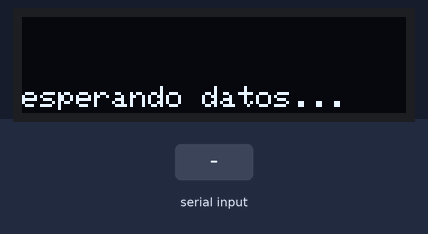
Bench run of a sketch on a simulated Arduino Uno, built for the host (arithmetic inside an expression is 32-bit, double 64-bit). Shown: 128×32 one-colour display. Inputs (shaded band) come from the test bench. No radio packets arrive unless stated; what the sketch prints to the serial monitor is not drawn.

Above: at 0.9 s.
1.0 s: "90,45\n" received over Serial
At 3.1 s:
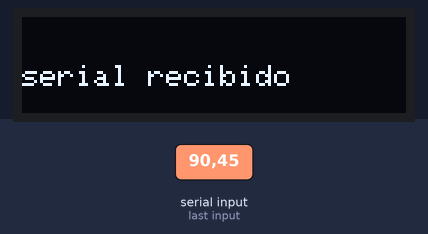
3.5 s: "30,150\n" received over Serial
At 5.9 s:
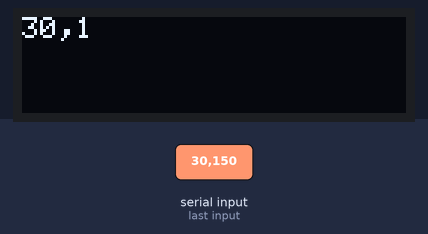
6.5 s: "0\n" received over Serial
At 8.3 s:
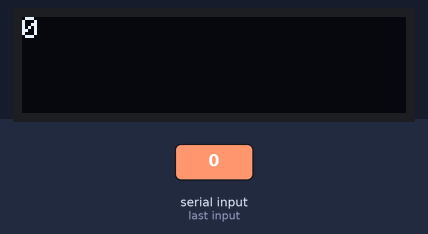
Timing chart, 0 to 9.8 s (numbered marks = the images above; inputs shaded):
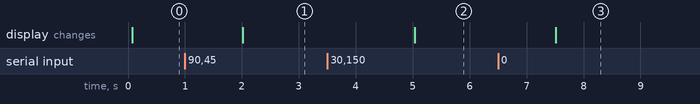

Measured:
- after the input at 1.0 s, the display: changes after 1.0 s (image 1)
- after the input at 3.5 s, the display: changes after 1.5 s (image 2)
- after the input at 6.5 s, the display: changes after 1.0 s (image 3)

The sketch:

Reciever_encoder.ino
```cpp
#include <Adafruit_SSD1306.h>
#include <SPI.h>
#include <LoRa.h>
#include <Wire.h>
//########################### OLED ##############################
#define SCREEN_WIDTH 128
#define SCREEN_HEIGHT 32
#define OLED_RESET     -1
#define SCREEN_ADDRESS 0x3C
Adafruit_SSD1306 display(SCREEN_WIDTH, SCREEN_HEIGHT, &Wire, OLED_RESET);
//###############################################################
#define SCK     5
#define MISO    19
#define MOSI    27
#define SS      18
#define RST     23
#define DI0     26
#define BAND    868E6
unsigned long previousMillis = 0;  // Tiempo entre paquetes
unsigned long lastOledUpdate = 0;  // Control de actualización OLED
//unsigned long lastPrintMillis = 0;  // Control de impresión en Serial Monitor
uint8_t receivedData[7] = {0};  // Buffer para datos del paquete
uint8_t batteryLevel = 0;
uint8_t batteryLevelAnt = 0;
long leftEncoderTicks = 0;
long leftEncoderTicksAnt = 0;
int indexQuestion = 0;
float encoderRatio = 0.0;
int encoderType = 0;
char runCommandInit[4] = {0};
char runCommand[5] = {0};

void setup() {
  Serial.begin(115200);
  while (!Serial);
  Serial.println("LoRa Receiver Optimized");
  SPI.begin(SCK, MISO, MOSI, SS);
  LoRa.setPins(SS, RST, DI0);
  if (!LoRa.begin(BAND)) {
    Serial.println("Starting LoRa failed!");
    while (1);
  }
  LoRa.setFrequency(902000000); // Configura a 902 MHz

  LoRa.receive();
  if (!display.begin(SSD1306_SWITCHCAPVCC, SCREEN_ADDRESS)) {
    Serial.println("SSD1306 allocation failed");
    for (;;);
  }

  display.clearDisplay();
  display.display();
  Serial.println("Esperando datos por Serial...");
  String run_odometro_radio = ""; // Variable para almacenar el dato recibido
  // Esperar hasta que llegue un dato por serial
  while (run_odometro_radio.length() == 0) {
    // Mostrar mensaje de espera
    display.setCursor(0, 23);
    display.setTextSize(1);
    display.setTextColor(SSD1306_WHITE);
    display.print("esperando datos...");
    display.display(); // Mostrar mensaje en pantalla
    if (Serial.available() > 0) {
      run_odometro_radio = Serial.readString(); // Leer el dato como cadena
      display.clearDisplay(); // Limpiar pantalla solo cuando se reciben datos
      display.setCursor(0, 16);
      display.setTextSize(1);
      display.setTextColor(SSD1306_WHITE);
      display.print("serial recibido");
      display.display(); // Mostrar en pantalla
      delay(1000); // Pequeño retardo para evitar sobrecarga
    }
  }
  // Procesar los datos recibidos
  int comaIndex1 = run_odometro_radio.indexOf(',');
  if (comaIndex1 != -1) {
      String data = run_odometro_radio.substring(0, comaIndex1);
      data.toCharArray(runCommandInit, sizeof(runCommandInit));
    }
    int comaIndex2 = run_odometro_radio.indexOf(',', comaIndex1 + 1);
    if (comaIndex2 != -1) {
      encoderType = run_odometro_radio.substring(comaIndex1 + 1, comaIndex2).toInt();
      encoderRatio = run_odometro_radio.substring(comaIndex2 + 1).toFloat();
    }
  // Mostrar los resultados en el display
  display.clearDisplay();
  display.setCursor(0, 8);
  display.setTextSize(1);
  display.setTextColor(SSD1306_WHITE);
  display.print("serial: ");
  display.println(run_odometro_radio);
  delay(1000); // Mostrar los resultados durante 5 segundos
}
void loop() {
  unsigned long currentMillis = millis();  // Obtener tiempo actual
  // Revisar datos del puerto LoRa
  int packetSize = LoRa.parsePacket();
  if (packetSize) {
    handleLoRaData(packetSize);
  }
  // Revisar datos del puerto Serial
  if (Serial.available() > 0) {
    handleSerialData();
  }
}

// Manejo de datos del LoRa
void handleLoRaData(int packetSize) {
  memset(receivedData, 0, sizeof(receivedData));
  if (packetSize <= sizeof(receivedData)) {
    LoRa.readBytes(receivedData, sizeof(receivedData));}

  int indexQuestion = receivedData[0];  // Determinar tipo de pregunta

  if (indexQuestion == 1) {
    // Enviar configuración del encoder en binario por LoRa
    int bufferSize = 1 + sizeof(runCommandInit) + sizeof(encoderType) + sizeof(encoderRatio);
    uint8_t buffer[bufferSize]; // Buffer de tamaño variable
    // Construir el paquete en el buffer
    buffer[0] = 1; // Confirmación de recepción (como uint8_t)
    memcpy(buffer + 1, &runCommandInit, sizeof(runCommandInit)); // Copia el string
    buffer[1 + sizeof(runCommandInit)] = encoderType; // Copia el tipo de encoder
    memcpy(buffer + 1 + sizeof(runCommandInit) + sizeof(encoderType), &encoderRatio, sizeof(encoderRatio)); // Copia el ratio del encoder
    LoRa.beginPacket();
    // Enviar el buffer completo
    LoRa.write(buffer, bufferSize);
    LoRa.endPacket();

  //Se decide hacer checksum del index y los ticks únicamente. Si el batteryLevel se envía mal no es problema
  } else if (indexQuestion == 2) {
    int offset = 1;
    memcpy(&leftEncoderTicks, &receivedData[offset], sizeof(leftEncoderTicks));
    offset += sizeof(leftEncoderTicks);
    // Leer batteryLevel (1 byte - tipo `uint8_t`)
    batteryLevel = (uint8_t)receivedData[offset];
    offset += sizeof(uint8_t);
    uint8_t checkSumVerificated = xorChecksum(receivedData, sizeof(receivedData));
    if (checkSumVerificated == receivedData[offset]){
      leftEncoderTicksAnt = leftEncoderTicks;
      batteryLevelAnt = batteryLevel;
    } else {
      leftEncoderTicks = leftEncoderTicksAnt;
      batteryLevel = batteryLevelAnt;
    }
    Serial.println(String(leftEncoderTicks) + "," + String(batteryLevel));

  //} else if (indexQuestion == 3){
     // Responder al comando recibido
    //int bufferSize = 1 + runCommand.length(); // 1 byte de confirmación + longitud del string
    //uint8_t buffer[bufferSize]; // Buffer de tamaño variable
    // Construir el paquete en el buffer
    //buffer[0] = 3; // Confirmación de recepción (como uint8_t)
    //memcpy(buffer + 1, runCommand.c_str(), runCommand.length()); // Copia el string
    //LoRa.beginPacket();
    // Enviar el buffer completo
    //LoRa.write(buffer, bufferSize);
    //LoRa.endPacket();
  //}
  }
}
// Manejo de datos del Serial
void handleSerialData() {
  String data = Serial.readString();
  if (data.length() > 0) {
    data.toCharArray(runCommand, sizeof(runCommand));
    // Mostrar el dato enviado y el estado en el display
    display.clearDisplay();
    display.setCursor(0, 0);
    display.setTextSize(1);
    display.setTextColor(SSD1306_WHITE);
    display.println(runCommand);
    display.display();
  }
}

uint8_t xorChecksum(uint8_t* buffer, int len){
  uint8_t sum = 0;
  for (int i = 0; i < 5; i++) {
      sum ^= buffer[i];
  }
  return sum;
}
```
